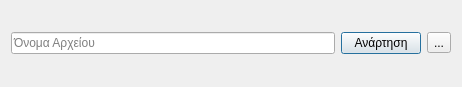
<?xml version="1.0" encoding="UTF-8"?>
<ui version="4.0">
 <class>Dialog</class>
 <widget class="QDialog" name="Dialog">
  <property name="geometry">
   <rect>
    <x>0</x>
    <y>0</y>
    <width>462</width>
    <height>87</height>
   </rect>
  </property>
  <property name="windowTitle">
   <string>Dialog</string>
  </property>
  <layout class="QGridLayout" name="gridLayout_2">
   <item row="0" column="0">
    <widget class="QLineEdit" name="lineEdit">
     <property name="placeholderText">
      <string>Όνομα Αρχείου</string>
     </property>
    </widget>
   </item>
   <item row="0" column="3">
    <widget class="QToolButton" name="toolButton">
     <property name="text">
      <string>...</string>
     </property>
    </widget>
   </item>
   <item row="0" column="2">
    <widget class="QPushButton" name="pushButton">
     <property name="text">
      <string>Ανάρτηση</string>
     </property>
    </widget>
   </item>
  </layout>
 </widget>
 <resources/>
 <connections/>
</ui>
